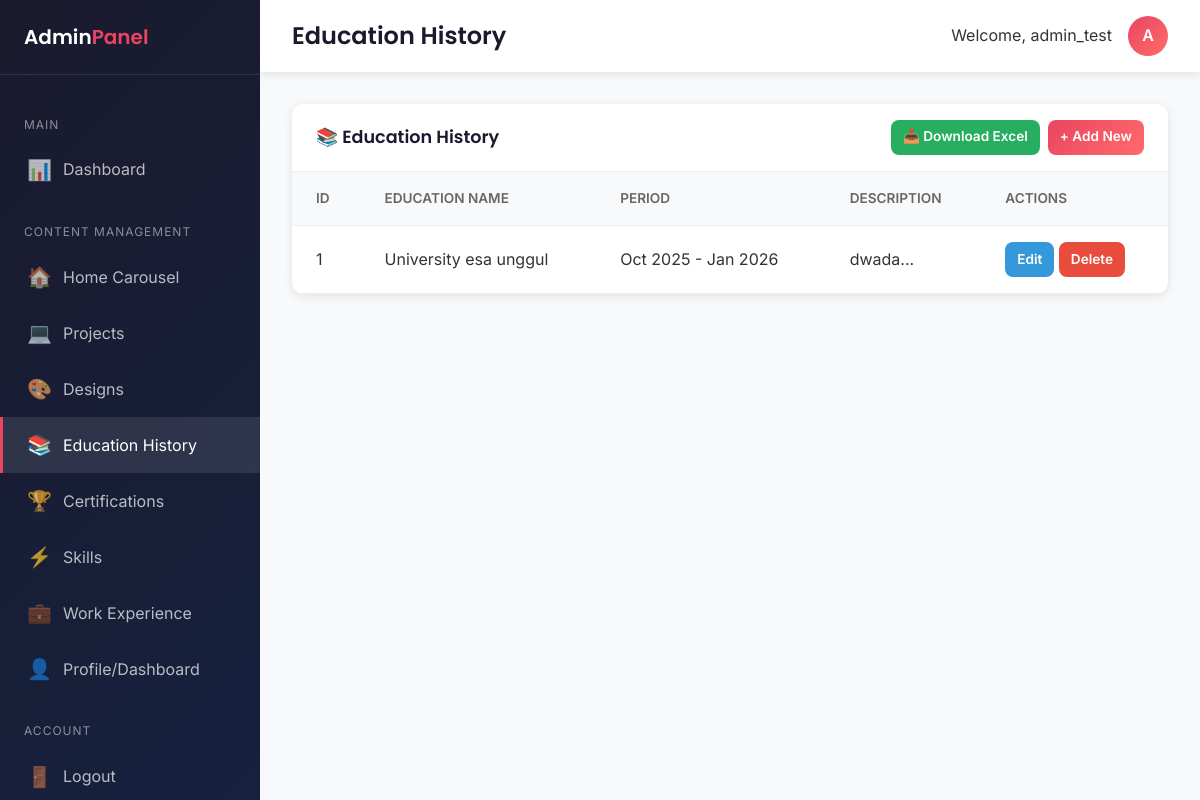
The page /admin/education_history/index.php (signed in) on the database its author committed.
### tables this page shows
CREATE TABLE IF NOT EXISTS education_history (
    id INT AUTO_INCREMENT PRIMARY KEY,
    name_education VARCHAR(255),
    description TEXT,
    image_activity TEXT,
    start_date DATE,
    end_date DATE,
    still_studying TINYINT(1) DEFAULT 0
);

### admin/education_history/index.php (the view, shortened to what this page needs)
<?php
require_once $_SERVER['DOCUMENT_ROOT'] . '/portofolio/config/connect.php';
$items = $pdo->query("SELECT * FROM education_history ORDER BY id DESC")->fetchAll();
include __DIR__ . '/../includes/header.php';
?>
<div class="data-card">
    <div class="data-card-header">
        <h3>📚 Education History</h3>
        <div style="display: flex; gap: 0.5rem;">
            <a href="export.php" class="btn btn-sm" style="background: #27ae60; color: white;">📥 Download Excel</a>
            <a href="add.php" class="btn btn-add btn-sm">+ Add New</a>
        </div>
    </div>
    <table class="data-table">
        <thead>
            <tr>
                <th>ID</th>
                <th>Education Name</th>
                <th>Period</th>
                <th>Description</th>
                <th>Actions</th>
            </tr>
        </thead>
        <tbody>
            <?php if (empty($items)): ?>
                <tr><td colspan="5" style="text-align: center;">No items found</td></tr>
            <?php else: ?>
                <?php foreach ($items as $item): ?>
                    <tr>
                        <td><?php echo $item['id']; ?></td>
                        <td><?php echo htmlspecialchars($item['name_education'] ?? '-'); ?></td>
                        <td>
                            <?php
                            $start = !empty($item['start_date']) ? date('M Y', strtotime($item['start_date'])) : '-';
                            if (!empty($item['still_studying']) && $item['still_studying'] == 1) {
                                $end = '<span style="color: #4caf50; font-weight: 600;">Present</span>';
                            } elseif (!empty($item['end_date'])) {
                                $end = date('M Y', strtotime($item['end_date']));
                            } else {
                                $end = '-';
                            }
                            echo $start . ' - ' . $end;
                            ?>
                        </td>
                        <td><?php echo htmlspecialchars(substr($item['description'] ?? '', 0, 50)) . '...'; ?></td>
                        <td>
                            <a href="edit.php?id=<?php echo $item['id']; ?>" class="btn btn-edit btn-sm">Edit</a>
                            <a href="index.php?delete=<?php echo $item['id']; ?>" class="btn btn-delete btn-sm" onclick="return confirm('Are you sure?')">Delete</a>
                        </td>
                    </tr>
                <?php endforeach; ?>
            <?php endif; ?>
        </tbody>
    </table>
</div>
<?php include __DIR__ . '/../includes/footer.php'; ?>

### assets/css/style.css (style rules this page uses)
:root { --primary: #1a1a2e; --secondary: #16213e; --accent: #e94560; --accent-light: #ff6b6b; --light: #f8f9fa; --dark: #0f0f1a; --text-primary: #333333; --text-secondary: #666666; --text-light: #999999; --white: #ffffff; --border: rgba(255, 255, 255, 0.1); --gradient-primary: linear-gradient(135deg, #1a1a2e 0%, #16213e 100%); --gradient-accent: linear-gradient(135deg, #e94560 0%, #ff6b6b 100%); --gradient-dark: linear-gradient(180deg, #0f0f1a 0%, #1a1a2e 100%); --font-heading: 'Poppins', sans-serif; --font-body: 'Inter', sans-serif; --spacing-xs: 0.5rem; --spacing-sm: 1rem; --spacing-md: 1.5rem; --spacing-lg: 2rem; --spacing-xl: 3rem; --spacing-xxl: 5rem; --radius-sm: 8px; --radius-md: 12px; --radius-lg: 20px; --radius-full: 50%; --shadow-sm: 0 2px 10px rgba(0, 0, 0, 0.1); --shadow-md: 0 4px 20px rgba(0, 0, 0, 0.15); --shadow-lg: 0 10px 40px rgba(0, 0, 0, 0.2); --shadow-accent: 0 4px 20px rgba(233, 69, 96, 0.3); --transition-fast: 0.2s ease; --transition-normal: 0.3s ease; --transition-slow: 0.5s ease; }
*, *::before, *::after { margin: 0; padding: 0; box-sizing: border-box; }
html { scroll-behavior: smooth; }
body { font-family: var(--font-body); font-size: 16px; line-height: 1.6; color: var(--text-primary); background: var(--light); overflow-x: hidden; }
a { text-decoration: none; color: inherit; transition: var(--transition-fast); }
h1, h2, h3, h4, h5, h6 { font-family: var(--font-heading); font-weight: 600; line-height: 1.3; color: var(--primary); }
h3 { font-size: clamp(1.5rem, 3vw, 2rem); }
.btn { display: inline-flex; align-items: center; gap: var(--spacing-xs); padding: var(--spacing-sm) var(--spacing-lg); border-radius: var(--radius-sm); font-family: var(--font-body); font-weight: 600; font-size: 1rem; cursor: pointer; border: none; transition: var(--transition-normal); }

### admin/assets/css/admin.css (style rules this page uses)
.data-card { background: var(--white); border-radius: var(--radius-md); box-shadow: var(--shadow-sm); overflow: hidden; }
.data-card-header { padding: 1rem 1.5rem; border-bottom: 1px solid #eee; display: flex; justify-content: space-between; align-items: center; }
.data-card-header h3 { margin: 0; font-size: 1.1rem; }
.data-table { width: 100%; border-collapse: collapse; }
.data-table th, .data-table td { padding: 1rem 1.5rem; text-align: left; border-bottom: 1px solid #eee; }
.data-table th { background: var(--light); font-weight: 600; color: var(--text-secondary); font-size: 0.85rem; text-transform: uppercase; }
.btn-sm { padding: 0.4rem 0.75rem; font-size: 0.85rem; }
.btn-edit { background: #3498db; color: var(--white); }
.btn-delete { background: #e74c3c; color: var(--white); }
.btn-add { background: var(--gradient-accent); color: var(--white); }

### rows shown on the page
education_history: id "1", name_education "University esa unggul", start_date "Oct 2025", end_date "Jan 2026", description "dwada"

### other values the page prints
$pageTitle "Education History"
$_SESSION['admin_username'] "admin_test"
substr($_SESSION['admin_username'] ?? 'A', 0, 1) "A"
